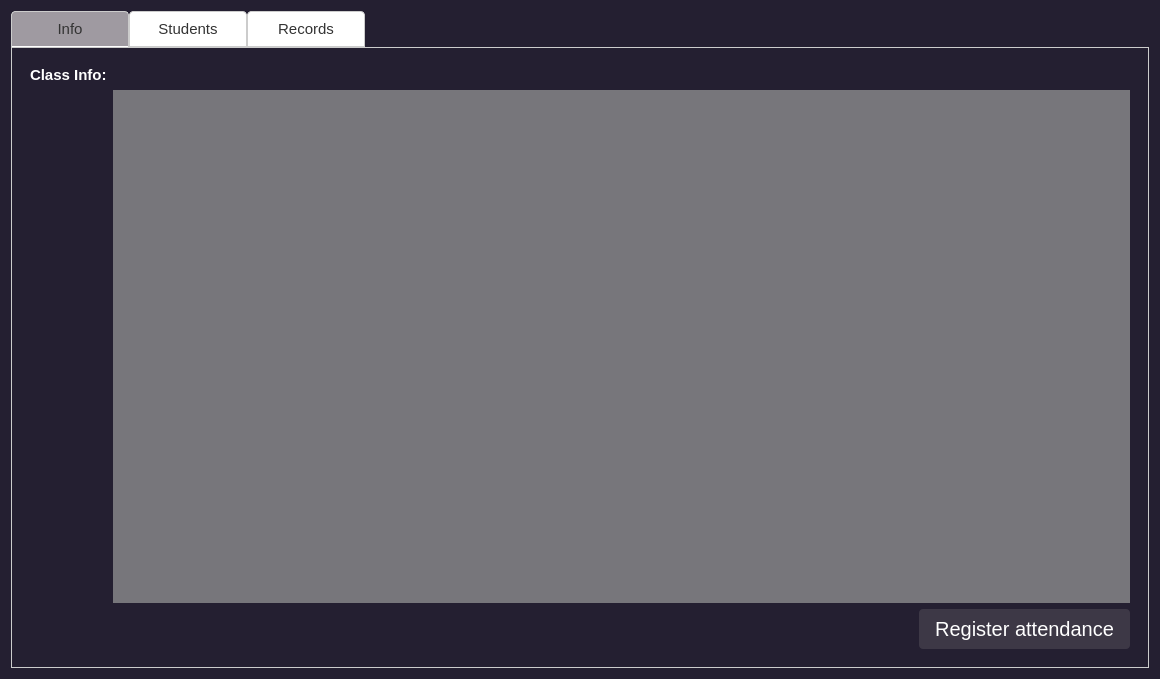
<?xml version="1.0" encoding="UTF-8"?>
<ui version="4.0">
 <class>classCard</class>
 <widget class="QWidget" name="classCard">
  <property name="geometry">
   <rect>
    <x>0</x>
    <y>0</y>
    <width>1160</width>
    <height>679</height>
   </rect>
  </property>
  <property name="windowTitle">
   <string>Form</string>
  </property>
  <property name="styleSheet">
   <string notr="true">QWidget{
background-color:rgb(36, 31, 49);
color:black;
font-size:15px
}
            QPushButton {
                background-color: rgb(61, 56, 70);
                color:rgb(255, 255, 255);
                border: none;
                padding: 8px 16px;
                border-radius: 4px;
					font-size:20px
            }
            QPushButton:hover {
                background-color:rgb(192, 191, 188);
					color:black;
            }
QPushButton:disabled {
    background-color: rgb(222, 221, 218); /* Change the disabled color as desired */
}
QToolButton:pressed {
    background-color: rgb(153, 193, 241);  /* Change the pressed color as desired */
}
            QToolButton {
                background-color: rgb(53, 132, 228);
                color:black;
                border: none;
                padding: 8px 16px;
                border-radius: 4px;
            }
            QToolButton:hover {
                background-color:rgb(246, 245, 244);
					color:black;
            }
QToolButton:disabled {
    background-color: rgb(222, 221, 218); /* Change the disabled color as desired */
}
QPushButton:pressed {
    background-color: rgb(153, 193, 241);  /* Change the pressed color as desired */
}

</string>
  </property>
  <layout class="QGridLayout" name="gridLayout">
   <item row="0" column="0">
    <widget class="QTabWidget" name="tabs">
     <property name="styleSheet">
      <string notr="true">QTabBar::tab:hover {
	background-color:  rgb(68, 132, 233);
	color:rgb(0, 0, 0)
}
            QTabWidget::pane {
                border: 1px solid #ccc;
                background-color: white;
            }
            QTabWidget::tab-bar {
                alignment: center;
            }
            QTabBar::tab {
                background: rgb(255, 255, 255);
                color: #333;
                border: 1px solid #ccc;
                border-top-left-radius: 4px;
                border-top-right-radius: 4px;
                padding: 8px;
                min-width: 100px;
            }
            QTabBar::tab:selected {
                background:rgba(238, 233, 233, 155);
                border-bottom-color: white;
            }

QTableView {
    background-color: transparent; /* Make the background transparent */
    border: 1px solid #CCCCCC; /* Add a subtle border */
    border-radius: 10px; /* Round the corners */
    gridline-color: transparent; /* Make grid lines transparent */
    selection-background-color: #007ACC; /* Selection background color */
    selection-color: #FFFFFF; /* Selection text color */
    alternate-background-color: #F0F0F0; /* Alternate row background color */
    box-shadow: 0px 2px 8px rgba(0, 0, 0, 0.2); /* Add shadow */
}

QHeaderView::section {
	  font-weight: bold;
	background-color: rgb(36, 31, 49);
    color: rgb(255, 255, 255); /* Header text color */
    padding: 6px; /* Add padding to header sections */
    border: none; /* Remove border */
    border-radius: 5px; /* Round the header corners */
}

QTableView::item {
    padding: 8px; /* Add padding to table items */
}



QScrollBar:vertical {
    border: none; /* Remove vertical scroll bar border */
    background: #F0F0F0; /* Scroll bar background color */
    width: 10px; /* Scroll bar width */
}

QScrollBar::handle:vertical {
    background: #007ACC; /* Scroll bar handle color */
    min-height: 20px; /* Scroll bar handle minimum height */
}

QScrollBar::add-line:vertical,
QScrollBar::sub-line:vertical,
QScrollBar::add-page:vertical,
QScrollBar::sub-page:vertical {
    background: none; /* Remove scroll bar buttons background */
}</string>
     </property>
     <property name="currentIndex">
      <number>0</number>
     </property>
     <property name="iconSize">
      <size>
       <width>30</width>
       <height>30</height>
      </size>
     </property>
     <widget class="QWidget" name="info_tab">
      <attribute name="icon">
       <iconset>
        <normaloff>../../icons/info.png</normaloff>../../icons/info.png</iconset>
      </attribute>
      <attribute name="title">
       <string>Info</string>
      </attribute>
      <layout class="QGridLayout" name="gridLayout_2">
       <item row="0" column="1">
        <widget class="QStackedWidget" name="info_stacked_widget">
         <property name="currentIndex">
          <number>0</number>
         </property>
         <widget class="QWidget" name="info_widget">
          <layout class="QGridLayout" name="gridLayout_3">
           <item row="5" column="3">
            <widget class="QPushButton" name="register_attendance_button">
             <property name="font">
              <font>
               <pointsize>-1</pointsize>
              </font>
             </property>
             <property name="styleSheet">
              <string notr="true"/>
             </property>
             <property name="text">
              <string>Register attendance</string>
             </property>
             <property name="icon">
              <iconset>
               <normaloff>../../icons/Simple_red_circle.png</normaloff>../../icons/Simple_red_circle.png</iconset>
             </property>
             <property name="iconSize">
              <size>
               <width>16</width>
               <height>16</height>
              </size>
             </property>
            </widget>
           </item>
           <item row="2" column="2" rowspan="2" colspan="2">
            <widget class="QWidget" name="widget" native="true">
             <property name="styleSheet">
              <string notr="true">background-color:rgb(119, 118, 123);
color:white;
</string>
             </property>
             <layout class="QGridLayout" name="gridLayout_4">
              <item row="0" column="1">
               <layout class="QVBoxLayout" name="info_layout"/>
              </item>
              <item row="0" column="0">
               <layout class="QVBoxLayout" name="labels_layout"/>
              </item>
             </layout>
            </widget>
           </item>
           <item row="5" column="2">
            <spacer name="horizontalSpacer_6">
             <property name="orientation">
              <enum>Qt::Horizontal</enum>
             </property>
             <property name="sizeHint" stdset="0">
              <size>
               <width>40</width>
               <height>20</height>
              </size>
             </property>
            </spacer>
           </item>
           <item row="1" column="0">
            <widget class="QLabel" name="label">
             <property name="font">
              <font>
               <pointsize>-1</pointsize>
               <weight>75</weight>
               <bold>true</bold>
              </font>
             </property>
             <property name="styleSheet">
              <string notr="true">color:white;</string>
             </property>
             <property name="text">
              <string>Class Info:</string>
             </property>
            </widget>
           </item>
           <item row="3" column="0">
            <spacer name="verticalSpacer">
             <property name="orientation">
              <enum>Qt::Vertical</enum>
             </property>
             <property name="sizeHint" stdset="0">
              <size>
               <width>20</width>
               <height>40</height>
              </size>
             </property>
            </spacer>
           </item>
          </layout>
         </widget>
         <widget class="QWidget" name="camera_widget">
          <layout class="QGridLayout" name="gridLayout_11">
           <item row="1" column="5">
            <widget class="QToolButton" name="stop_registration_button">
             <property name="styleSheet">
              <string notr="true">            QToolButton {
                background-color: rgb(61, 56, 70);
                color:black;
                border: none;
                padding: 8px 16px;
                border-radius: 4px;
            }
            QToolButton:hover {
                background-color:rgb(222, 221, 218);
					color:black;
            }
QToolButton:disabled {
    background-color: rgb(222, 221, 218); /* Change the disabled color as desired */
}

</string>
             </property>
             <property name="text">
              <string>...</string>
             </property>
             <property name="icon">
              <iconset>
               <normaloff>../../icons/stoprec.png</normaloff>../../icons/stoprec.png</iconset>
             </property>
             <property name="iconSize">
              <size>
               <width>30</width>
               <height>30</height>
              </size>
             </property>
            </widget>
           </item>
           <item row="1" column="8">
            <widget class="QLabel" name="label_3">
             <property name="styleSheet">
              <string notr="true">color: rgb(36, 31, 49);</string>
             </property>
             <property name="text">
              <string>TextLabel</string>
             </property>
            </widget>
           </item>
           <item row="0" column="10" rowspan="3">
            <widget class="QTableView" name="registration_table">
             <property name="styleSheet">
              <string notr="true"/>
             </property>
             <property name="editTriggers">
              <set>QAbstractItemView::NoEditTriggers</set>
             </property>
             <property name="selectionBehavior">
              <enum>QAbstractItemView::SelectRows</enum>
             </property>
            </widget>
           </item>
           <item row="1" column="1">
            <widget class="QLabel" name="label_4">
             <property name="styleSheet">
              <string notr="true">color: rgb(36, 31, 49);</string>
             </property>
             <property name="text">
              <string>TextLabel</string>
             </property>
            </widget>
           </item>
           <item row="1" column="7">
            <widget class="QToolButton" name="change_cam_button">
             <property name="text">
              <string>...</string>
             </property>
             <property name="icon">
              <iconset>
               <normaloff>../../icons/cam_switch.png</normaloff>../../icons/cam_switch.png</iconset>
             </property>
             <property name="iconSize">
              <size>
               <width>30</width>
               <height>30</height>
              </size>
             </property>
            </widget>
           </item>
           <item row="0" column="0" colspan="10">
            <widget class="QLabel" name="video_label">
             <property name="styleSheet">
              <string notr="true">background-color:black;</string>
             </property>
             <property name="text">
              <string>TextLabel</string>
             </property>
            </widget>
           </item>
           <item row="1" column="6">
            <widget class="QLabel" name="label_2">
             <property name="styleSheet">
              <string notr="true">color: rgb(36, 31, 49);</string>
             </property>
             <property name="text">
              <string>TextLabel</string>
             </property>
            </widget>
           </item>
          </layout>
         </widget>
        </widget>
       </item>
      </layout>
     </widget>
     <widget class="QWidget" name="students_tab">
      <attribute name="icon">
       <iconset>
        <normaloff>../../icons/students.png</normaloff>../../icons/students.png</iconset>
      </attribute>
      <attribute name="title">
       <string>Students</string>
      </attribute>
      <layout class="QGridLayout" name="gridLayout_5">
       <item row="0" column="0">
        <widget class="QStackedWidget" name="class_student_stackedwidget">
         <property name="enabled">
          <bool>true</bool>
         </property>
         <property name="currentIndex">
          <number>0</number>
         </property>
         <widget class="QWidget" name="class_students_widget">
          <layout class="QGridLayout" name="gridLayout_6">
           <item row="2" column="0">
            <widget class="QToolButton" name="show_all_button">
             <property name="enabled">
              <bool>true</bool>
             </property>
             <property name="styleSheet">
              <string notr="true"/>
             </property>
             <property name="text">
              <string>...</string>
             </property>
             <property name="icon">
              <iconset>
               <normaloff>../../icons/showall.png</normaloff>../../icons/showall.png</iconset>
             </property>
             <property name="iconSize">
              <size>
               <width>30</width>
               <height>30</height>
              </size>
             </property>
            </widget>
           </item>
           <item row="1" column="0">
            <widget class="QToolButton" name="add_student_button">
             <property name="enabled">
              <bool>true</bool>
             </property>
             <property name="styleSheet">
              <string notr="true"/>
             </property>
             <property name="text">
              <string>...</string>
             </property>
             <property name="icon">
              <iconset>
               <normaloff>../../icons/add.png</normaloff>../../icons/add.png</iconset>
             </property>
             <property name="iconSize">
              <size>
               <width>30</width>
               <height>30</height>
              </size>
             </property>
            </widget>
           </item>
           <item row="3" column="0">
            <widget class="QToolButton" name="payement_button">
             <property name="text">
              <string>...</string>
             </property>
             <property name="icon">
              <iconset>
               <normaloff>../../icons/payment.png</normaloff>../../icons/payment.png</iconset>
             </property>
             <property name="iconSize">
              <size>
               <width>30</width>
               <height>30</height>
              </size>
             </property>
            </widget>
           </item>
           <item row="0" column="1" rowspan="7" colspan="2">
            <widget class="QTableView" name="classstudents_table">
             <property name="styleSheet">
              <string notr="true"/>
             </property>
             <property name="editTriggers">
              <set>QAbstractItemView::NoEditTriggers</set>
             </property>
             <property name="selectionBehavior">
              <enum>QAbstractItemView::SelectRows</enum>
             </property>
             <attribute name="horizontalHeaderDefaultSectionSize">
              <number>500</number>
             </attribute>
            </widget>
           </item>
           <item row="4" column="0">
            <widget class="QToolButton" name="paid_students_button">
             <property name="text">
              <string>...</string>
             </property>
             <property name="icon">
              <iconset>
               <normaloff>../../icons/paid.png</normaloff>../../icons/paid.png</iconset>
             </property>
             <property name="iconSize">
              <size>
               <width>30</width>
               <height>30</height>
              </size>
             </property>
            </widget>
           </item>
           <item row="0" column="0">
            <widget class="QToolButton" name="delete_student_button">
             <property name="enabled">
              <bool>false</bool>
             </property>
             <property name="styleSheet">
              <string notr="true">            QToolButton{
                background-color: rgb(237, 51, 59)
            }
            QToolButton:hover {
                background-color: rgb(246, 245, 244)
            }
QToolButton:pressed {
    background-color: rgb(246, 97, 81);  /* Change the pressed color as desired */
}
QToolButton:disabled {
    background-color: rgb(222, 221, 218); /* Change the disabled color as desired */
}</string>
             </property>
             <property name="text">
              <string>...</string>
             </property>
             <property name="icon">
              <iconset>
               <normaloff>../../icons/delete_.png</normaloff>../../icons/delete_.png</iconset>
             </property>
             <property name="iconSize">
              <size>
               <width>30</width>
               <height>30</height>
              </size>
             </property>
            </widget>
           </item>
           <item row="5" column="0">
            <widget class="QToolButton" name="unpaid_students_button">
             <property name="text">
              <string>...</string>
             </property>
             <property name="icon">
              <iconset>
               <normaloff>../../icons/unpaid.png</normaloff>../../icons/unpaid.png</iconset>
             </property>
             <property name="iconSize">
              <size>
               <width>30</width>
               <height>30</height>
              </size>
             </property>
            </widget>
           </item>
          </layout>
         </widget>
         <widget class="QWidget" name="add_student_widget">
          <layout class="QGridLayout" name="gridLayout_7">
           <item row="3" column="0">
            <widget class="QToolButton" name="ok_button">
             <property name="styleSheet">
              <string notr="true">            QToolButton {
                background-color: rgb(61, 56, 70);
                color: black;
                border: none;
                padding: 8px 16px;
                border-radius: 4px;
            }
            QToolButton:hover {
                background-color: rgb(222, 221, 218);
            }
QToolButton:disabled {
    background-color: rgb(222, 221, 218); /* Change the disabled color as desired */
}
QToolButton:pressed {
    background-color: rgb(153, 193, 241);  /* Change the pressed color as desired */
}</string>
             </property>
             <property name="text">
              <string>...</string>
             </property>
             <property name="icon">
              <iconset>
               <normaloff>../../icons/ok.png</normaloff>../../icons/ok.png</iconset>
             </property>
             <property name="iconSize">
              <size>
               <width>30</width>
               <height>30</height>
              </size>
             </property>
            </widget>
           </item>
           <item row="0" column="0" colspan="2">
            <widget class="QLineEdit" name="search_input">
             <property name="styleSheet">
              <string notr="true">background-color: rgb(255, 255, 255);
color: rgb(0, 0, 0);</string>
             </property>
            </widget>
           </item>
           <item row="3" column="1">
            <widget class="QToolButton" name="cancel_button">
             <property name="styleSheet">
              <string notr="true">            QToolButton {
                background-color: rgb(61, 56, 70);
                color: black;
                border: none;
                padding: 8px 16px;
                border-radius: 4px;
            }
            QToolButton:hover {
                background-color: rgb(222, 221, 218);
            }
QToolButton:disabled {
    background-color: rgb(222, 221, 218); /* Change the disabled color as desired */
}
QToolButton:pressed {
    background-color: rgb(153, 193, 241);  /* Change the pressed color as desired */
}</string>
             </property>
             <property name="text">
              <string>...</string>
             </property>
             <property name="icon">
              <iconset>
               <normaloff>../../icons/cancel.png</normaloff>../../icons/cancel.png</iconset>
             </property>
             <property name="iconSize">
              <size>
               <width>30</width>
               <height>30</height>
              </size>
             </property>
            </widget>
           </item>
           <item row="0" column="2">
            <widget class="QToolButton" name="search_button">
             <property name="text">
              <string>...</string>
             </property>
             <property name="icon">
              <iconset>
               <normaloff>../../icons/search.png</normaloff>../../icons/search.png</iconset>
             </property>
             <property name="iconSize">
              <size>
               <width>30</width>
               <height>30</height>
              </size>
             </property>
            </widget>
           </item>
           <item row="1" column="0" rowspan="2" colspan="4">
            <widget class="QTableView" name="student_table">
             <property name="styleSheet">
              <string notr="true"/>
             </property>
             <property name="editTriggers">
              <set>QAbstractItemView::NoEditTriggers</set>
             </property>
             <property name="selectionBehavior">
              <enum>QAbstractItemView::SelectRows</enum>
             </property>
             <attribute name="horizontalHeaderDefaultSectionSize">
              <number>500</number>
             </attribute>
            </widget>
           </item>
          </layout>
         </widget>
         <widget class="QWidget" name="payement_widget">
          <layout class="QGridLayout" name="gridLayout_12">
           <item row="0" column="1">
            <widget class="QToolButton" name="return_button_2">
             <property name="text">
              <string>...</string>
             </property>
             <property name="icon">
              <iconset>
               <normaloff>../../icons/return.png</normaloff>../../icons/return.png</iconset>
             </property>
             <property name="iconSize">
              <size>
               <width>30</width>
               <height>30</height>
              </size>
             </property>
            </widget>
           </item>
           <item row="1" column="1">
            <spacer name="verticalSpacer_4">
             <property name="orientation">
              <enum>Qt::Vertical</enum>
             </property>
             <property name="sizeHint" stdset="0">
              <size>
               <width>20</width>
               <height>40</height>
              </size>
             </property>
            </spacer>
           </item>
           <item row="0" column="2" rowspan="2">
            <widget class="QTableView" name="payement_tableview">
             <property name="styleSheet">
              <string notr="true"/>
             </property>
             <property name="sizeAdjustPolicy">
              <enum>QAbstractScrollArea::AdjustToContents</enum>
             </property>
             <property name="editTriggers">
              <set>QAbstractItemView::NoEditTriggers</set>
             </property>
             <property name="selectionBehavior">
              <enum>QAbstractItemView::SelectRows</enum>
             </property>
             <attribute name="horizontalHeaderCascadingSectionResizes">
              <bool>true</bool>
             </attribute>
             <attribute name="horizontalHeaderDefaultSectionSize">
              <number>250</number>
             </attribute>
             <attribute name="horizontalHeaderStretchLastSection">
              <bool>true</bool>
             </attribute>
            </widget>
           </item>
          </layout>
         </widget>
        </widget>
       </item>
      </layout>
     </widget>
     <widget class="QWidget" name="records_tab">
      <attribute name="icon">
       <iconset>
        <normaloff>../../icons/records.png</normaloff>../../icons/records.png</iconset>
      </attribute>
      <attribute name="title">
       <string>Records</string>
      </attribute>
      <layout class="QGridLayout" name="gridLayout_9">
       <item row="3" column="0">
        <widget class="QStackedWidget" name="records_stackedwidget">
         <property name="currentIndex">
          <number>0</number>
         </property>
         <widget class="QWidget" name="record_widget">
          <layout class="QGridLayout" name="gridLayout_8">
           <item row="0" column="1" rowspan="11" colspan="3">
            <widget class="QTableView" name="record_table">
             <property name="styleSheet">
              <string notr="true"/>
             </property>
             <property name="editTriggers">
              <set>QAbstractItemView::NoEditTriggers</set>
             </property>
             <property name="selectionBehavior">
              <enum>QAbstractItemView::SelectRows</enum>
             </property>
             <attribute name="horizontalHeaderDefaultSectionSize">
              <number>500</number>
             </attribute>
             <attribute name="horizontalHeaderStretchLastSection">
              <bool>true</bool>
             </attribute>
            </widget>
           </item>
           <item row="10" column="0">
            <spacer name="verticalSpacer_2">
             <property name="orientation">
              <enum>Qt::Vertical</enum>
             </property>
             <property name="sizeHint" stdset="0">
              <size>
               <width>20</width>
               <height>40</height>
              </size>
             </property>
            </spacer>
           </item>
           <item row="15" column="2">
            <widget class="QCalendarWidget" name="calendarWidget">
             <property name="styleSheet">
              <string notr="true">background-color: rgb(255, 255, 255);</string>
             </property>
            </widget>
           </item>
           <item row="15" column="1">
            <spacer name="horizontalSpacer">
             <property name="orientation">
              <enum>Qt::Horizontal</enum>
             </property>
             <property name="sizeHint" stdset="0">
              <size>
               <width>40</width>
               <height>20</height>
              </size>
             </property>
            </spacer>
           </item>
           <item row="15" column="3">
            <spacer name="horizontalSpacer_3">
             <property name="orientation">
              <enum>Qt::Horizontal</enum>
             </property>
             <property name="sizeHint" stdset="0">
              <size>
               <width>40</width>
               <height>20</height>
              </size>
             </property>
            </spacer>
           </item>
           <item row="3" column="0">
            <widget class="QToolButton" name="delete_record_button">
             <property name="enabled">
              <bool>false</bool>
             </property>
             <property name="styleSheet">
              <string notr="true">            QToolButton{
                background-color: rgb(237, 51, 59)
            }
            QToolButton:hover {
                background-color: rgb(246, 245, 244)
            }
QToolButton:pressed {
    background-color: rgb(246, 97, 81);  /* Change the pressed color as desired */
}
QToolButton:disabled {
    background-color: rgb(222, 221, 218); /* Change the disabled color as desired */
}</string>
             </property>
             <property name="text">
              <string>...</string>
             </property>
             <property name="icon">
              <iconset>
               <normaloff>../../icons/delete_.png</normaloff>../../icons/delete_.png</iconset>
             </property>
             <property name="iconSize">
              <size>
               <width>30</width>
               <height>30</height>
              </size>
             </property>
            </widget>
           </item>
           <item row="5" column="0">
            <widget class="QToolButton" name="delete_all_button">
             <property name="text">
              <string>...</string>
             </property>
             <property name="icon">
              <iconset>
               <normaloff>../../icons/delete_all.png</normaloff>../../icons/delete_all.png</iconset>
             </property>
             <property name="iconSize">
              <size>
               <width>30</width>
               <height>30</height>
              </size>
             </property>
            </widget>
           </item>
           <item row="4" column="0">
            <widget class="QToolButton" name="Attendance_button">
             <property name="enabled">
              <bool>false</bool>
             </property>
             <property name="text">
              <string>...</string>
             </property>
             <property name="icon">
              <iconset>
               <normaloff>../../icons/attendance.png</normaloff>../../icons/attendance.png</iconset>
             </property>
             <property name="iconSize">
              <size>
               <width>30</width>
               <height>30</height>
              </size>
             </property>
            </widget>
           </item>
          </layout>
         </widget>
         <widget class="QWidget" name="attendance_widget">
          <layout class="QGridLayout" name="gridLayout_10">
           <item row="0" column="0">
            <widget class="QToolButton" name="return_button">
             <property name="text">
              <string>...</string>
             </property>
             <property name="icon">
              <iconset>
               <normaloff>../../icons/return.png</normaloff>../../icons/return.png</iconset>
             </property>
             <property name="iconSize">
              <size>
               <width>30</width>
               <height>30</height>
              </size>
             </property>
            </widget>
           </item>
           <item row="1" column="0">
            <spacer name="verticalSpacer_3">
             <property name="orientation">
              <enum>Qt::Vertical</enum>
             </property>
             <property name="sizeHint" stdset="0">
              <size>
               <width>20</width>
               <height>40</height>
              </size>
             </property>
            </spacer>
           </item>
           <item row="0" column="1" rowspan="2" colspan="2">
            <widget class="QTableView" name="attendance_table">
             <property name="styleSheet">
              <string notr="true"/>
             </property>
             <property name="editTriggers">
              <set>QAbstractItemView::NoEditTriggers</set>
             </property>
             <property name="selectionBehavior">
              <enum>QAbstractItemView::SelectRows</enum>
             </property>
             <attribute name="horizontalHeaderDefaultSectionSize">
              <number>500</number>
             </attribute>
             <attribute name="horizontalHeaderStretchLastSection">
              <bool>true</bool>
             </attribute>
            </widget>
           </item>
          </layout>
         </widget>
        </widget>
       </item>
      </layout>
     </widget>
    </widget>
   </item>
  </layout>
 </widget>
 <resources/>
 <connections/>
</ui>
